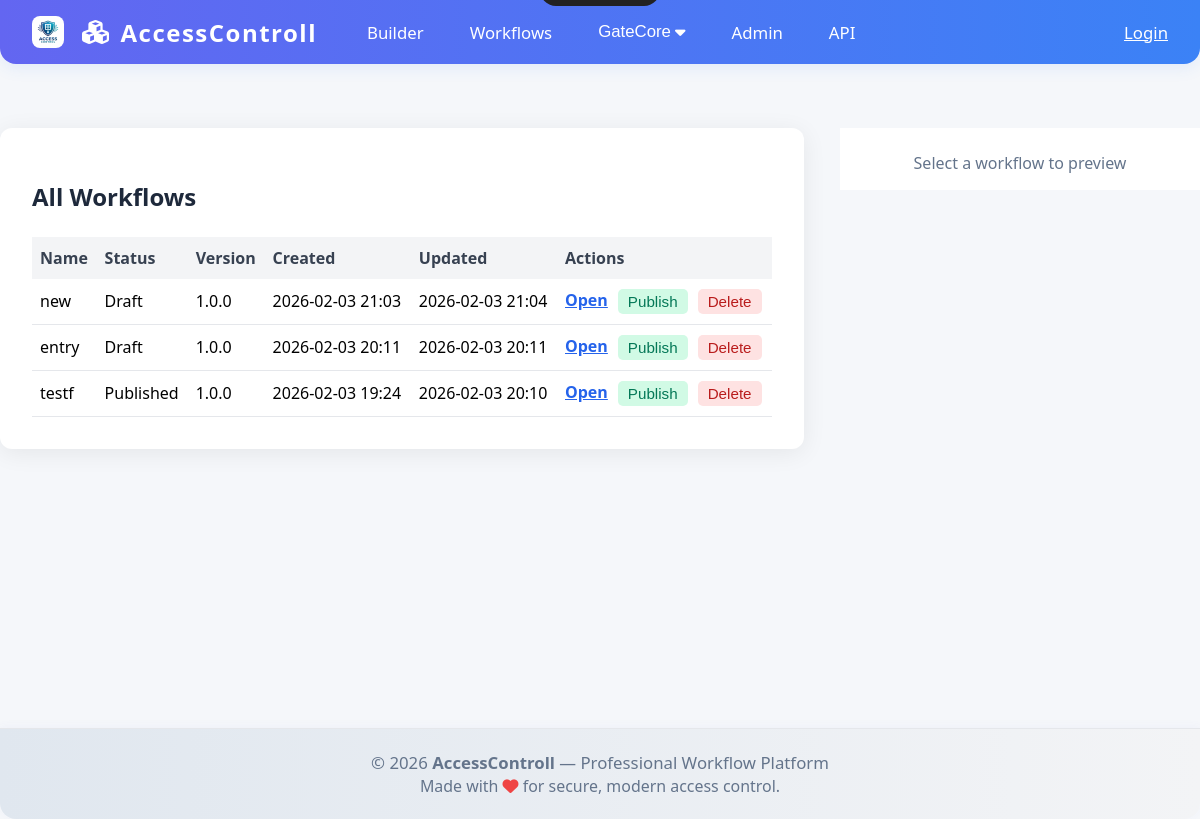
/workflows/, run on the app's committed database.
### workflows/models.py (models this page shows, shortened)
class Workflow(models.Model):
	STATUS_CHOICES = [
		('draft', 'Draft'),
		('published', 'Published'),
	]
	id = models.UUIDField(primary_key=True, default=uuid.uuid4, editable=False)
	name = models.CharField(max_length=255)
	description = models.TextField(blank=True)
	version = models.CharField(max_length=32, default='1.0.0')
	status = models.CharField(max_length=16, choices=STATUS_CHOICES, default='draft')
	definition = models.JSONField()
	created_at = models.DateTimeField(auto_now_add=True)
	updated_at = models.DateTimeField(auto_now=True)

### frontend/views.py (the view)
def workflow_list(request):
	workflows = Workflow.objects.all().order_by('-created_at')
	return render(request, "frontend/workflow_list.html", {"workflows": workflows, "now": timezone.now()})

### frontend/templates/frontend/workflow_list.html (shortened to what this page needs)
{% extends "frontend/base.html" %}
{% block content %}
<link rel="stylesheet" href="/static/frontend/phone-preview.css">
<div style="display: flex; gap: 36px; align-items: flex-start; max-width: 1300px; margin: 40px auto;">
  <div style="flex: 1 1 0; background: #fff; border-radius: 12px; box-shadow: 0 4px 24px rgba(0,0,0,0.07); padding: 32px;">
    <h2 style="margin-bottom: 24px; color: #1e293b;">All Workflows</h2>
    <table id="workflow-table" style="width:100%; border-collapse:collapse;">
        <thead>
            <tr style="background:#f3f4f6; color:#374151;">
                <th style="padding:10px 8px; text-align:left;">Name</th>
                <th style="padding:10px 8px; text-align:left;">Status</th>
                <th style="padding:10px 8px; text-align:left;">Version</th>
                <th style="padding:10px 8px; text-align:left;">Created</th>
                <th style="padding:10px 8px; text-align:left;">Updated</th>
                <th style="padding:10px 8px; text-align:left;">Actions</th>
            </tr>
        </thead>
        <tbody>
        {% for wf in workflows %}
            <tr class="workflow-row" data-id="{{ wf.id }}" style="border-bottom:1px solid #e5e7eb; cursor:pointer;">
                <td style="padding:10px 8px;">{{ wf.name }}</td>
                <td style="padding:10px 8px;">{{ wf.status|title }}</td>
                <td style="padding:10px 8px;">{{ wf.version }}</td>
                <td style="padding:10px 8px;">{{ wf.created_at|date:"Y-m-d H:i" }}</td>
                <td style="padding:10px 8px;">{{ wf.updated_at|date:"Y-m-d H:i" }}</td>
                <td style="padding:10px 8px; display:flex; gap:10px;">
                    <a href="/builder/#{{ wf.id }}" style="color:#2563eb; font-weight:600;">Open</a>
                    <button onclick="event.stopPropagation();publishWorkflow('{{ wf.id }}')" style="background:#d1fae5; color:#047857; border:none; border-radius:5px; padding:4px 10px; cursor:pointer; font-size:0.95em;">Publish</button>
                    <button onclick="event.stopPropagation();deleteWorkflow('{{ wf.id }}')" style="background:#fee2e2; color:#b91c1c; border:none; border-radius:5px; padding:4px 10px; cursor:pointer; font-size:0.95em;">Delete</button>
                </td>
            </tr>
        {% empty %}
            <tr><td colspan="6" style="padding:18px; color:#64748b; text-align:center;">No workflows found.</td></tr>
        {% endfor %}
        </tbody>
    </table>
  </div>
  <div style="width: 360px; min-width: 360px;">
    <div class="phone-preview" id="phone-preview">
      <div class="phone-notch"></div>
      <div class="phone-content" id="phone-content" style="text-align:center;color:#64748b;display:flex;align-items:center;justify-content:center;height:100%;">
        <span>Select a workflow to preview</span>
      </div>
    </div>
  </div>
</div>
{% endblock %}

### frontend/static/frontend/phone-preview.css (style rules this page uses)
.phone-preview .phone-notch { width: 120px; height: 18px; background: #222; border-radius: 0 0 16px 16px; position: absolute; top: -12px; left: 50%; transform: translateX(-50%); }
.phone-preview .phone-content { flex: 1; overflow-y: auto; padding: 24px 16px 16px 16px; background: #fff; }

### frontend/templates/frontend/base.html (style rules this page uses)
body { background: #f5f7fa; font-family: 'Segoe UI', Arial, sans-serif; margin: 0; }

### data on the page
Workflow: name "new", status "Draft", version "1.0.0", created_at "2026-02-03 21:03", updated_at "2026-02-03 21:04"
Workflow: name "entry", status "Draft", version "1.0.0", created_at "2026-02-03 20:11", updated_at "2026-02-03 20:11"
Workflow: name "testf", status "Published", version "1.0.0", created_at "2026-02-03 19:24", updated_at "2026-02-03 20:10"

### other printed values
{{ year|default:2026 }} "2026"
